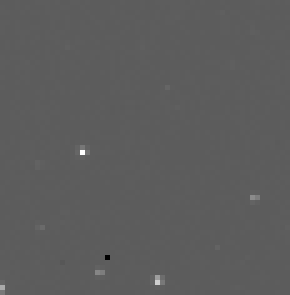
#> input picture data/observation1.fits, 58 x 59 px, found by its file name (shown 5 times larger); the run also reads 1 picture not shown here
$ python psf_match.py
#> lines starting #> are read from the running program, lines starting #| are printed output that depends on the picture; after the words box and inside, x2 and y2 are one past the last pixel; in counts of white or black regions, pixels touching at a corner belong together; long printed decimals are rounded

import numpy as np
import matplotlib.pyplot as plt

from astropy.io import fits
from scipy.ndimage import gaussian_filter
from scipy.optimize import least_squares

image1 = fits.getdata(
    "data/observation1.fits", extname="IMAGE"
).astype(float)

image2 = fits.getdata(
    "data/aligned2.fits"
).astype(float)
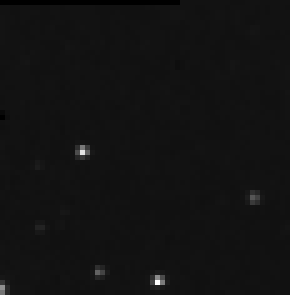
#> input picture data/aligned2.fits, 58 x 59 px, found by its file name (shown 5 times larger)

# Replace missing pixels for convolution

filled1 = np.where(
    np.isfinite(image1),
    image1,
    np.nanmedian(image1)
)

filled2 = np.where(
    np.isfinite(image2),
    image2,
    np.nanmedian(image2)
)

# Exclude invalid pixels and image boundaries

valid = np.isfinite(image1) & np.isfinite(image2)
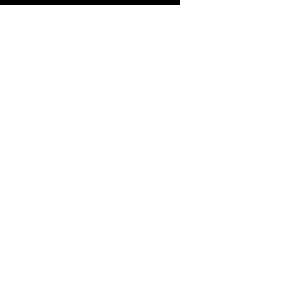
#> valid: shape (59, 58) bool (shown 5 times larger); 98.9% white; black in thin lines or dots, all inside (x1, y1, x2, y2) = (0, 0, 36, 1)

valid[:6, :] = False
valid[-6:, :] = False
valid[:, :6] = False
valid[:, -6:] = False
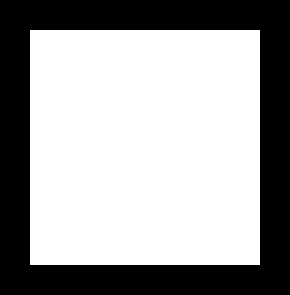
#> valid: shape (59, 58) bool (shown 5 times larger); 63.2% white; 1 black region, box (x1, y1, x2, y2) and area: (0, 0, 58, 59) 1260

# Fit both possible smoothing directions

def fit_direction(source, target):

    def residual(params):

        a, b, sigma = params

        blurred = gaussian_filter(source, sigma)

        model = a * blurred + b

        return (target - model)[valid]

    initial = [
        1.0,
        np.median(target[valid])
        - np.median(source[valid]),
        0.7
    ]

    r = residual(initial)

    noise = 1.4826 * np.median(
        np.abs(r - np.median(r))
    )

    fit = least_squares(
        residual,
        initial,
        bounds=(
            [0, -np.inf, 0],
            [np.inf, np.inf, 2]
        ),
        loss="soft_l1",
        f_scale=max(noise, 1e-8)
    )

    return fit

fit1 = fit_direction(filled1, filled2)
#> in fit_direction, `initial = [ 1.0, np.median(target[valid]) - np.median(source[valid]), ..`: initial = [1, -0.0388, 0.7]
#> in residual, `a, b, sigma = params`: a = 1; b = -0.0388; sigma = 0.7
#> in fit_direction, `r = residual(initial)`: r = 2162 values, max 2.64 at index 2085, min -0.823 at index 1160, mean 0.00148
#> in fit_direction, `noise = 1.4826 * np.median( np.abs(r - np.median(r)) )`: noise = 0.0185
#> in fit_direction, `fit = least_squares( residual, initial, bounds=( [0, -np.inf, 0], [np...`: fit = 12 items
#> fit1 = 12 items
fit2 = fit_direction(filled2, filled1)
#> fit2 = 12 items

# Construct matched images in epoch 2 units

if fit1.cost <= fit2.cost:

    a, b, sigma = fit1.x
#> a = 0.759; b = 0.0564; sigma = 0.568

    matched1 = a * gaussian_filter(
        filled1, sigma
    ) + b

    matched2 = filled2

    direction = "Epoch 1 smoothed"

else:

    a, b, sigma = fit2.x

    if a <= 1e-8:
        raise ValueError("Invalid photometric scale")

    matched1 = (filled1 - b) / a

    matched2 = gaussian_filter(
        filled2, sigma
    )

    direction = "Epoch 2 smoothed"

# Difference image

difference = matched2 - matched1

difference[~valid] = np.nan

median = np.nanmedian(difference)
#> median = 7.32e-05

noise = 1.4826 * np.nanmedian(
    np.abs(difference - median)
)
#> noise = 0.018

if noise <= 0:
    raise ValueError("Invalid noise estimate")

residual_map = (difference - median) / noise

print("Direction:", direction)
print("Gaussian sigma:", round(sigma, 3))
#| Gaussian sigma: 0.568
print("Photometric scale:", round(a, 4))
#| Photometric scale: 0.759
print("Background offset:", round(b, 4))
#| Background offset: 0.0564
print("Residual noise:", round(noise, 6))
#| Residual noise: 0.01797

# Save results with spatial WCS

header = fits.getheader("data/aligned2.fits")

fits.writeto(
    "data/psf_difference.fits",
    difference,
    header,
    overwrite=True
)

fits.writeto(
    "data/psf_residual.fits",
    residual_map,
    header,
    overwrite=True
)

# Compare previous and improved residuals

old = fits.getdata("data/residual_map.fits")

fig, axes = plt.subplots(1, 2, figsize=(11, 5))

for ax, image, title in zip(
    axes,
    [old, residual_map],
    ["Before PSF Matching", "After PSF Matching"]
):

    im = ax.imshow(
        image,
        origin="lower",
        cmap="RdBu_r",
        vmin=-5,
        vmax=5
    )

    ax.set_title(title)
#> this loop made 2 passes
#> title on passes 1 to 2: 'Before PSF Matching', 'After PSF Matching'

fig.colorbar(
    im,
    ax=axes,
    label="Residual / MAD noise"
)

plt.show()
